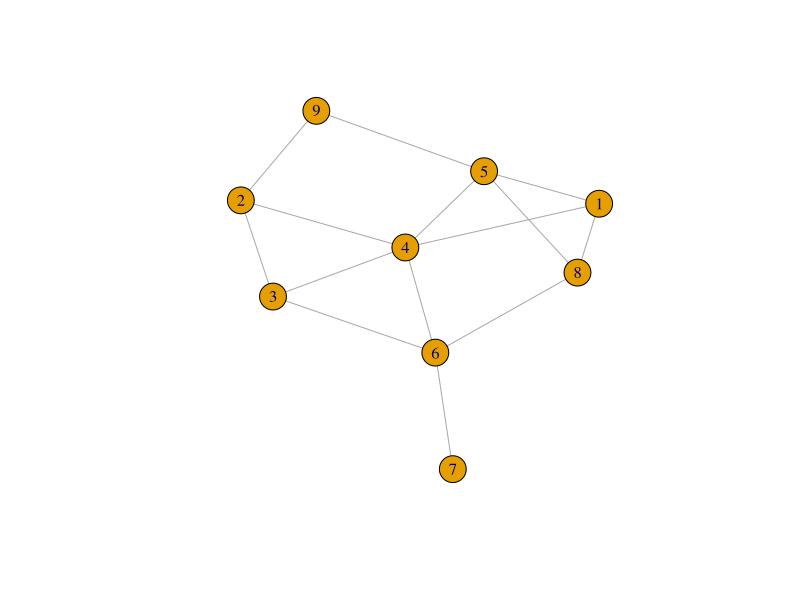
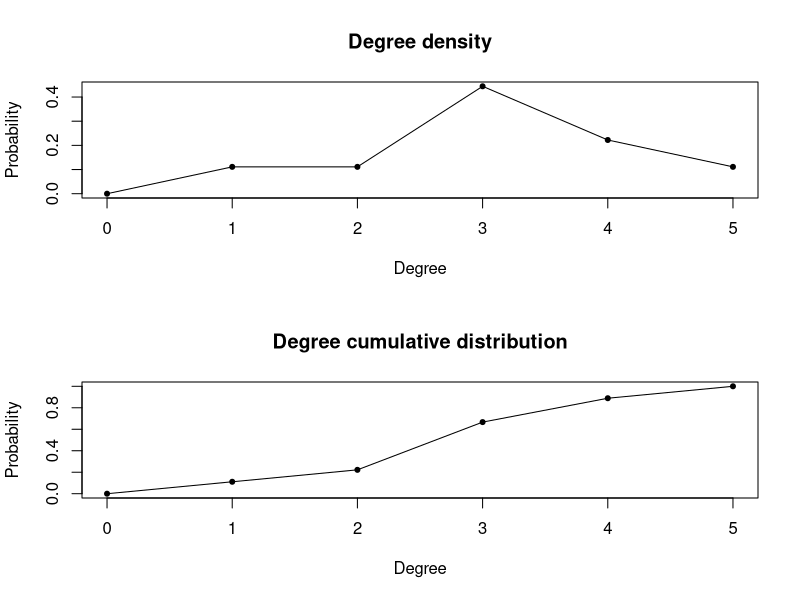
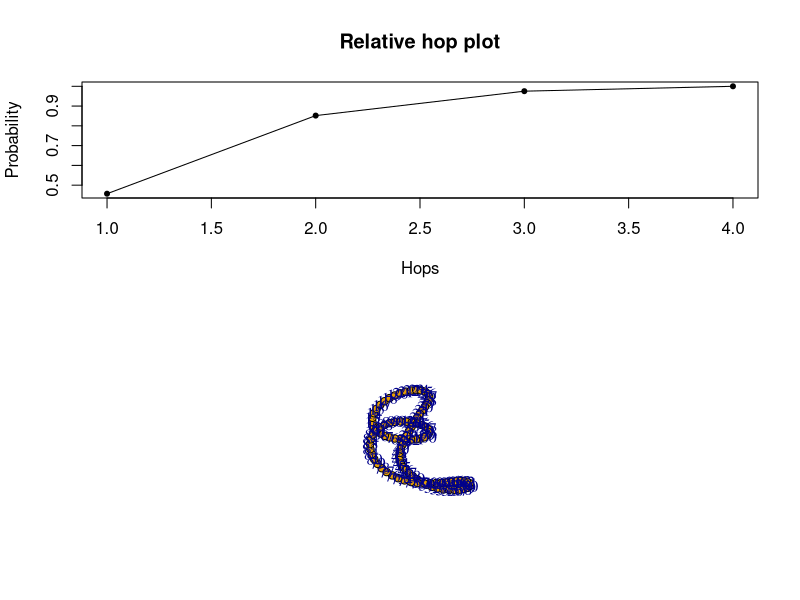

Reproduce these figures in R, in order.
## ---- chunk 1
knitr::opts_chunk$set(echo = TRUE)
## ---- chunk 2
library(igraph)
g <- graph_from_literal(1---4, 1---5, 1---8, 2---3, 2---4, 2---9, 3---6, 3---4, 4---5, 4---6, 5---8, 5---9, 6---7, 6---8)
plot(g)
## ---- chunk 3
get.adjacency(g, sparse = FALSE)
## ---- chunk 4
edge_density(g, loops = FALSE)
## ---- chunk 5
degree(g)
## ---- chunk 6
round(mean(degree(g)))
#Degrees standard deviation
## ---- chunk 7
degree.distribution(g)
degree.distribution(g, cumulative = TRUE)

TrDD=c(1-degree_distribution(g,cumulative=TRUE)[-1],1)
round(TrDD,4)
par(mfrow=c(2,1))
plot(0:max(degree(g)), degree_distribution(g),pch=20,main="Degree density",xlab="Degree",ylab="Probability",type="o")
plot(0:max(degree(g)), TrDD,pch=20,main="Degree cumulative distribution",xlab="Degree",ylab="Probability",type="o")
## ---- chunk 8
distances(g)
## ---- chunk 9
diameter(g)
get_diameter(g)
#distances(g)==diameter(g) # Pair of nodes at maximum distance
## ---- chunk 10
round(transitivity(g, type="local"),4)
#Max clustering
## ---- chunk 11
round(transitivity(g, type="average"),4)
## ---- chunk 12
round(transitivity(g),4)
## ---- chunk 13
round(mean_distance(g))
## ---- chunk 14
rel.hop.plot=function(G){
F=function(x){length(unlist(ego(G,order=x,nodes=V(G))))/length(V(G))^2}
sapply(1:diameter(G),FUN=F)}

plot(rel.hop.plot(g),pch=20,main="Relative hop plot",xlab="Hops",ylab="Probability",type="o")

## ---- chunk 15
g_ring <- make_ring(100)
plot(g_ring)
round(mean_distance(g_ring))
diameter(g_ring)
## ---- chunk 16

## ---- chunk 17

